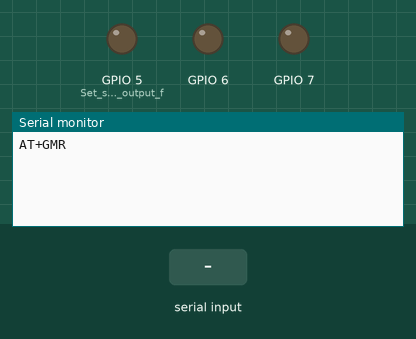
Recording of a sketch running on a simulated ESP32-S3. Parts: output pins drawn as LEDs (lit = HIGH), the last lines printed to the serial monitor. The inputs (shaded band) are chosen by the test bench.

Above: at 1.8 s.
1.9 s: "OK\n" received over Serial
At 2.6 s:
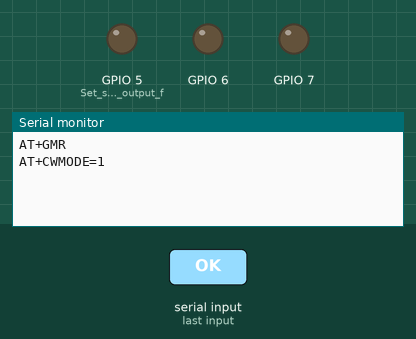
3.4 s: "ERROR\n" received over Serial
At 3.8 s:
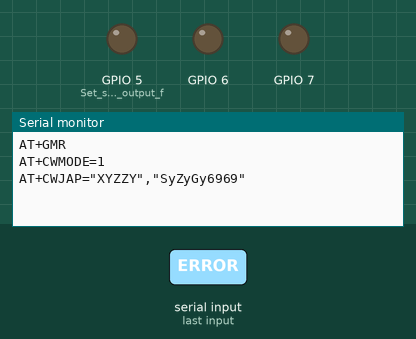

Measured:
- after the input at 1.9 s, the serial monitor: prints a new line at once (image 1)
- after the input at 3.4 s, the serial monitor: prints a new line at once (image 2)

The sketch:

ArduinoESPInteractive.ino
```cpp
/***********************************************
 * MegaESPInteractive
 * ------------------
 *
 * This program is designed for use with an Arduino Mega + ESP 8266 combo board.
 * It allows you to:
 * - interact with the ESP 8266 via the Arudino
 *   and
 * - upload programs to the Arduino
 * without constantly switching the DIP switches to connect the Arduino to the ESP
 * and/or the USB.
 *
 * If you want to upload a program to the ESP, you will still need to set the DIP
 * switches.
 *
 * The ability to have a development cycle that does not involve switching DIP
 * switches expedites the program/debug cycle of WiFi based apps because the very
 * tedious and fiddly step of constantly having to change them is eliminated. This
 * will also probably extend the life of the board as you don't have as much
 * mechanical wear and tear on them.
 *
 * Hardware required:
 * - Arduino Mega + ESP 8266 wifi combo board such as the Jaycar XC4421:
 *      https://www.jaycar.com.au/mega-with-wi-fi/p/XC4421.
 * - optionally an FTDI USB - Serial board such as the Jaycar XC4672:
 *      https://www.jaycar.com.au/isp-programmer-for-arduino-and-avr/p/XC4627)
 *
 * The development cycle works as follows:
 * 1) Develop your code and upload using the standard Arduino IDE upload mechanism.
 * 2) use Serial3 (via a preprocessor #define constant) for interaction with the
 *    ESP.
 * 2) Optionally interact with your Arduino program via Serial2 or Serial (also via
 *    a preprocessor constant)
 * 3) Output Debug messages to Serial (via a preprocessor constant).
 *
 * Preprocessor symbols are used to represent the two Serial ports used as follows:
 *   ESP -> Serial3
 *   HOST-> Serial or Serial2
 *
 * Once your program is complete and can operate standalone, you can transfer to a
 * smaller device (e.g. the Arduino UNO + Wifi board). Simply redefine the constants
 * so that ESP is Serial and HOST is an instance of softwareSerial.
 *
 * To use this program, two sets of switches on the Arduino Mega+ESP8266 Wifi must
 * be set as follows:
 *
 * The large DPDT switch with labels RXD0 & TXD0 at one end and RXD3 & TXD3 must be
 * set to the RXD3 & TXD3 end. This enables the Mega Serial3 port for communications
 * with the ESP.
 *
 * The 8 position DIP switch must be set as follows:
 *
 *    on      o  o  o  o
 *    off                 o  o  o  o
 * Number     1  2  3  4  5  6  7  8
 *
 * That is, switches 1, 2, 3 & 4 are be turned on and
 * switches 5, 6, 7 & 8 are turned off.
 * These switch configurations:
 * - Connect the Mega Serial3 to the ESP (for WiFi access)
 * - Connect the Mega Serial to the USB (for programming and debugging).

 */
#include "NullSerial.h"

#define VERSION "1.1.0.1"
/*
 * Revisions.
 * 1.1.0.1
 *    Corrected bug for LED on/off debug messages.
 *
 * 1.1.0.0
 *    Added concept of debug messages.
 *    Added initialisation of WiFi to station mode and connect to WiFi boiler
 *    plate code.
 *
 */

#if defined(ARDUINO_AVR_MEGA2560)
  #define HOST_BAUD 115200
  #define HOST_RX  "USB(0)"
  #define HOST_TX  "USB(1)"
  #define HOST  Serial
  #define DEBUG Serial

//  NullSerial _debug(1, 2);
//  #define DEBUG _debug

  #define ESP_BAUD  115200
  #define ESP_RX  15
  #define ESP_TX  14
  #define ESP   Serial3

#else if defined(ARDUINO_AVR_UNO)
/*
 * On Uno, we only have one hardware serial device.
 * So, we will use SoftwareSerial for any interactions that may be required with
 * the host.
 */
  #include <SoftwareSerial.h>
  #define HOST_BAUD 115200
  #define HOST_RX  10
  #define HOST_TX  11
  SoftwareSerial _host(HOST_TX, HOST_RX);     /* (my_RX, my_TX) */
  #define HOST  _host

  NullSerial _debug(HOST_TX, HOST_RX);
  #define DEBUG _debug
//  #define DEBUG _host

  #define ESP_BAUD  115200
  #define ESP_RX  "USB(0)"
  #define ESP_TX  "USB(1)"
  #define ESP   Serial

#endif

/* A pair of macros that allows the value of symbols defined in #define
 * preprocessor directives (e.g. HOST) to be output as strings (e.g. in
 * print function calls).
 */
#define _STRING(x) (#x)
#define STRING(x) _STRING(x)


/*****************************
 * The hasEOLJustBeenSent is used to track whether an end of line has been sent to
 * the ESP.
 * The version of code shipped with the device requires a Carriage Return (CR)
 * followed by a Line Feed (LF) - in that order - to mark the end of a line (EOL).
 * That is, the ESP requires a CRLF end of line (EOL) sequence.
 *
 * This program allows you considerable flexibility of windows terminal programs
 * (I use Putty, CoolTerm, the Arduino Serial monitor and others) in their default
 * configurations. These programs all generate various combinations of the common
 * line endings CR only, LF only and CRLF.
 * When it sees a CR ('\r') or LF ('\n'), the program will send an EOL to the ESP.
 * To allow for terminal programs that send both a CR and a LF, the
 * hasEOLJustBeenSent is used to track that an EOL has been sent when either the CR
 *  or LF is received from the HOST.
 * To prevent doubling up on EOL's, if we have just received a CR or LF, and the
 * next character is also a CR or LF, then it will simply be ignored.
 */
boolean hasEOLJustBeenSent = false;
char buf[100];
int bufPtr = 0;

boolean OKseen = false;
boolean ERRORseen = false;
boolean FAILseen = false;
boolean TIMEOUTseen = false;


/*
 * processInput(msg)
 * -----------------
 *
 * Processes a message received from the ESP.
 * This includes processing responses to commands (e.g. OK, FAIL etc)
 * Processing input from a client.
 * Processing client connection/disconection messages.
 * And others as required.
 *
 */
void processInput (const char * msg) {
  DEBUG.println();
//  DEBUG.print(F("Received: "));
//  DEBUG.println(msg);

  OKseen = false;
  ERRORseen = false;
  FAILseen = false;

  if (strncmp(msg, "+IPD", 4) == 0) {   // Client message?
    DEBUG.println(F("Received input from client"));
    char led = msg[9];                  // Extract the LED number
    char setting = msg[10];             // Extract the setting (on/off)
    if (led >= '1' && led <= '3') {     // Check the LED number for validity (i.e. 1, 2 or 3)
      led = led - '1';                  // if valid, convert to an integer.
    } else {                            // Otherwise print an error message to the USB.
      HOST.print(F("Invalid LED: ")); HOST.println(led);
      return;
    }

    DEBUG.print(F("Setting LED ")); DEBUG.print(led);
      DEBUG.print(F(" on DIO ")); DEBUG.print(led + 5);
      DEBUG.println(setting == '+' ? " on" : " off");
                                              // FInally, turn the requested LED on or off
    digitalWrite(led + 5, setting == '+');    // depending upon the value in "setting".
                                              // The led + 5 adjusts the LED value (0, 1 or 2)
                                              // to the corresponding Arduino digital I/O pins
                                              // which that have LED's connected whihc are pins 5, 6 & 7.
  }
  OKseen = strcmp(msg, "OK") == 0;
  ERRORseen = strcmp(msg, "ERROR") == 0;
  FAILseen = strcmp(msg, "FAIL") == 0;
}


/*  accumulateESPData
 *  =================
 *
 *  Check if a character is available on the ESP Serial port.
 *  If it is, accumultate the character in a buffer.
 *  When a newline is observed, process the input.
 *
 *  Returns true when a newLine has been seen and the input processed.
 *          false otherwise
 */
boolean accumulateESPData() {
  boolean newLineSeen = false;

  if (ESP.available()) {
    char ch = ESP.read();
    HOST.write(ch);
    if (ch == '\r' || ch == '\n') {
      buf[bufPtr] = '\0';           // Null terminate the input;
      if (bufPtr > 0) {
        processInput(buf);
        newLineSeen = true;
      }
      bufPtr = 0;
    } else {
      if (bufPtr < sizeof(buf) - 1) {   // Append the character to
        buf[bufPtr++] = ch;         // the input buffer if space permits.
      }
    }
  }
  return newLineSeen;
}


/**
 * sendESP(msg)
 * ============
 * Send the supplied msg to the ESP along with a CRLF line ending.
 * Wait for a response of OK, ERROR, FAIL or a TIMEOUT.
 * The timeout period is specified by the toPeriod constant value.
 */
const unsigned long ESP_TO_PERIOD = 30000;    // millis to wait for reply (30 secs).
void sendESP(const char *msg) {
  ESP.print(msg);
  ESP.print("\r\n");
  OKseen = false;
  ERRORseen = false;
  FAILseen = false;
  TIMEOUTseen = false;
      // Establish the initial timout period.
  unsigned long timeout = millis() + ESP_TO_PERIOD;
      // Loop until we get one of the expected replies
      // or a timeout occurs (without getting one of the expected replies)
  while (!OKseen && !ERRORseen && !FAILseen && ! TIMEOUTseen) {
    if (accumulateESPData()) {
            // A response has been recieved.
            // Debug output the status of the expected replies
      DEBUG.print(F("O,E,F="));
        DEBUG.print(OKseen); DEBUG.print(ERRORseen);
        DEBUG.println(FAILseen);
      timeout = millis() + ESP_TO_PERIOD;    // message rcvd, reset the timer.
    }
    if (millis() >= timeout) {
      TIMEOUTseen = true;
      DEBUG.println(F("*** Timeout waiting for ESP reply"));
    }
  }
}


/**
 * AccumulateHOSTData
 * ==================
 *
 * Check for data being available from the host. If there is data, simply pass it on
 * to the ESP.
 * If a CR or a LF is observed in the HOST data, send the ESP a CRLF.
 */
void accumulateHOSTData() {
  if (HOST.available()) {
    char ch = HOST.read();
//    HOST.write(ch);                   // Perform local echo to HOST (or not)
    if (ch == '\n' || ch == '\r') {   // Do we have a LF or CR?
      if (!hasEOLJustBeenSent) {      // Yep, did we just send one?
        ESP.write('\r');              // Nope, so send a CRLF to the ESP.
        ESP.write('\n');
        hasEOLJustBeenSent = true;    // Track that we've sent an EOL
      }
    } else {                          // Not a CR & not a LF, so
      ESP.write(ch);                  // Write the character to the ESP
      hasEOLJustBeenSent = false;     // Since not a CR & not a LF, track that
                                      // we didn't just send an EOL to ESP.
    }
  }
}


/**
 * setup
 * -----
 *
 * Initialise our Serial devices, output some configuration information
 * and set the BUILTIN_LED for output.
 */
void setup() {
  ESP.begin(ESP_BAUD);
  HOST.begin(HOST_BAUD);
  while (!HOST) {
    delay(1);
  }
  while(!ESP) {
    delay(1);
  }

  HOST.println(F("\x1b[2JESP WiFI Test Program"));

  HOST.print(F("Version: ")); HOST.println(F(VERSION));
  HOST.print(F("ESP  Ready on: ")); HOST.print(STRING(ESP));
    HOST.print(F(" @ ")); HOST.print(ESP_BAUD);
    HOST.print(F(" bps. RX, TX: "));
    HOST.print(ESP_RX); HOST.print(F(", ")); HOST.println(ESP_TX);

  HOST.print(F("HOST Ready on: ")); HOST.print(STRING(HOST));
    HOST.print(F(" @ ")); HOST.print(HOST_BAUD);
    HOST.print(F(" bps. RX, TX: "));
    HOST.print(HOST_RX); HOST.print(F(", ")); HOST.println(HOST_TX);

  DEBUG.println(F("**** Debug messages enabled ****"));
  HOST.println();

  pinMode(5, OUTPUT);             // Set some pins to output for LEDs.
  pinMode(6, OUTPUT);
  pinMode(7, OUTPUT);

  DEBUG.println(F("Delaying in hopes the ESP will wake up."));
  delay(1000);
  DEBUG.println(F("Sending GetVersion"));
  sendESP("AT+GMR");              // Get Version Info.

    // Once off set mode and join the WiFi.
  DEBUG.println(F("Setting the mode"));
  sendESP("AT+CWMODE=1");         // Set operating mode to "station"

  DEBUG.println(F("Connect to my WiFi"));
//  sendESP("AT+CWJAP=\"YourWiFi\",\"yourpassword\"");
  sendESP("AT+CWJAP=\"XYZZY\",\"SyZyGy6969\"");

  delay(200);
//  DEBUG.println(F("Sending Max Connections=1"));
//  sendESP("AT+CIPMUX=1");         // Enable Server
//  DEBUG.println(F("Sending Start Server on Port 80"));
//  sendESP("AT+CIPSERVER=1,80");   // Open port 80

  HOST.println(F("Ready"));
  HOST.println();
}


/* Loop
 * ====
 *
 * Accumulate characters from the HOST and ESP.
 * Process them as necessary.
 */
void loop() {
  accumulateHOSTData();
  accumulateESPData();
}
```

NullSerial.h
```cpp
/*
 * NullSerial
 * ----------
 *
 * An empty implementation of a Serial Interface.
 *
 * The idea for this NullSerial class is to, via conditional compilation,
 * eliminate any Debug messages from released code.
 *
 */

 #ifndef NullSerial_h
 #define NullSerial_h

class NullSerial {
  public:
    NullSerial(uint16_t receivePin, uint16_t transmitPin, bool inverse_logic = false) {}
    NullSerial() {}
    void begin (long speed) {}
    bool listen() { return false; }
    void end() {}
    bool isListening() { return false; }
    bool stopListening() { return false; }
    bool overflow() { return false; }
    int peek() { return -1; }

    void println() {}
    void print() {}
    void println(const void * msg) {}
    void print(const void * msg) {}
    void println(const int i) {}
    void print(const int i) {}
};

#endif   //NullSerial_h
```
